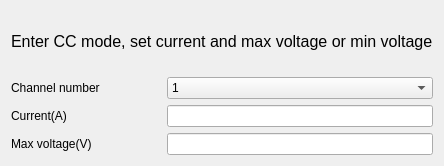
            <widget class="QWidget" name="tab_B2912A_set_cc_mode">
             <attribute name="title">
              <string>Set CC mode</string>
             </attribute>
             <layout class="QFormLayout" name="formLayout_66">
              <item row="0" column="0" colspan="2">
               <widget class="QLabel" name="label_208">
                <property name="minimumSize">
                 <size>
                  <width>0</width>
                  <height>60</height>
                 </size>
                </property>
                <property name="font">
                 <font>
                  <family>Arial</family>
                  <pointsize>12</pointsize>
                  <weight>50</weight>
                  <italic>false</italic>
                  <bold>false</bold>
                 </font>
                </property>
                <property name="styleSheet">
                 <string notr="true">font: 12pt &quot;Arial&quot;;</string>
                </property>
                <property name="text">
                 <string>Enter CC mode, set current and max voltage or min voltage</string>
                </property>
               </widget>
              </item>
              <item row="1" column="0">
               <widget class="QLabel" name="label_205">
                <property name="minimumSize">
                 <size>
                  <width>150</width>
                  <height>0</height>
                 </size>
                </property>
                <property name="maximumSize">
                 <size>
                  <width>200</width>
                  <height>16777215</height>
                 </size>
                </property>
                <property name="text">
                 <string>Channel number</string>
                </property>
               </widget>
              </item>
              <item row="1" column="1">
               <widget class="QComboBox" name="comboBox_B2912A_set_cc_mode_channel">
                <property name="sizeAdjustPolicy">
                 <enum>QComboBox::AdjustToContentsOnFirstShow</enum>
                </property>
                <item>
                 <property name="text">
                  <string>1</string>
                 </property>
                </item>
                <item>
                 <property name="text">
                  <string>2</string>
                 </property>
                </item>
               </widget>
              </item>
              <item row="2" column="0">
               <widget class="QLabel" name="label_204">
                <property name="minimumSize">
                 <size>
                  <width>150</width>
                  <height>0</height>
                 </size>
                </property>
                <property name="maximumSize">
                 <size>
                  <width>200</width>
                  <height>16777215</height>
                 </size>
                </property>
                <property name="text">
                 <string>Current(A)</string>
                </property>
               </widget>
              </item>
              <item row="2" column="1">
               <widget class="QLineEdit" name="lineEdit_B2912A_set_cc_mode_current"/>
              </item>
              <item row="3" column="0">
               <widget class="QLabel" name="label_206">
                <property name="minimumSize">
                 <size>
                  <width>150</width>
                  <height>0</height>
                 </size>
                </property>
                <property name="maximumSize">
                 <size>
                  <width>200</width>
                  <height>16777215</height>
                 </size>
                </property>
                <property name="text">
                 <string>Max voltage(V)</string>
                </property>
               </widget>
              </item>
              <item row="3" column="1">
               <widget class="QLineEdit" name="lineEdit_B2912A_set_cc_mode_max_voltage">
                <property name="text">
                 <string/>
                </property>
               </widget>
              </item>
             </layout>
            </widget>
